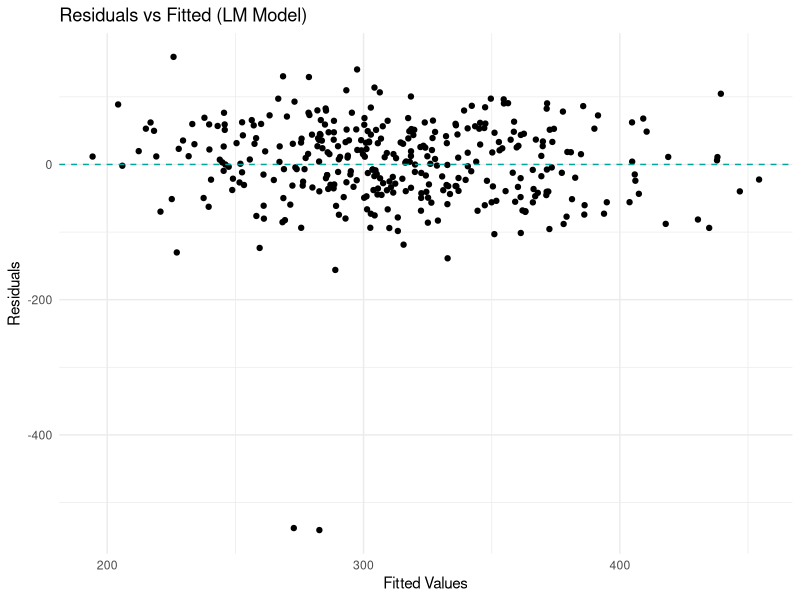
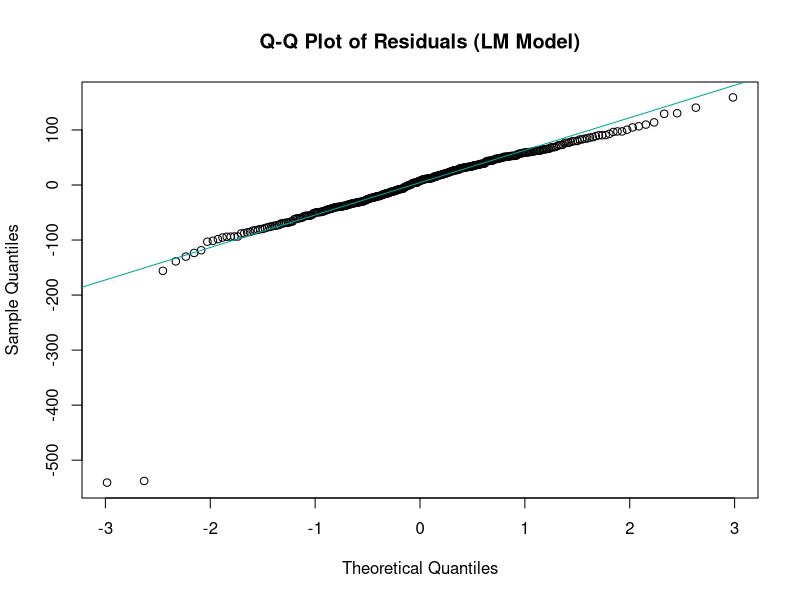
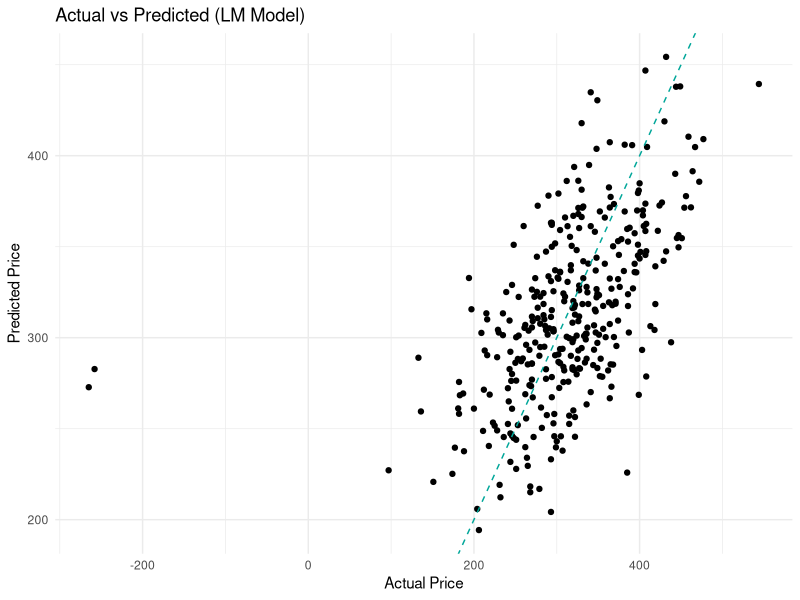

Recreate these plots in R, in order.
## ---- chunk 1
library(tidyverse)
## ---- chunk 2
airbnb_palette <- c("#FF5A5F", "#00A699", "#767676", "#484848", "#FFB400")

main_uncleaned_data <- read_csv("airbnb1.csv")

# Calculate the percentage of missing data for each column
missing_data <- main_uncleaned_data %>%
  summarise(across(everything(), ~ mean(is.na(.)) * 100)) %>%
  pivot_longer(cols = everything(), names_to = "Variable", values_to = "Missing_Percentage")
## ---- chunk 3
which(is.na(main_uncleaned_data))

col_missing <- colSums(is.na(main_uncleaned_data))

col_missing

dropped_na <- main_uncleaned_data %>% drop_na()

which(is.na(dropped_na)) # just checking if the cleaning worked or not

Q1 <- quantile(dropped_na$bedrooms, 0.25, na.rm = TRUE)
Q3 <- quantile(dropped_na$bedrooms, 0.75, na.rm = TRUE)
IQR <- Q3 - Q1

cleaned_airbnb_data <- dropped_na %>%
  filter(bedrooms >= (Q1 - 1.5 * IQR) & bedrooms <= (Q3 + 1.5 * IQR))

glimpse(cleaned_airbnb_data)
## ---- chunk 4
numeric_vars <- c("bathrooms", "bedrooms", "beds", "amenities_count", "minimum_nights", "maximum_nights", "number_of_reviews", "review_scores_rating", "price","availability_30","availability_60","availability_90","availability_365")

categorical_vars <- c("property_type", "room_type", "cancellation_policy", "instant_bookable")
## ---- chunk 5
for (var in categorical_vars) {
  # Create dummy variables using model.matrix() and remove intercept column
  dummy_vars <- model.matrix(as.formula(paste("~", var, "- 1")), data = cleaned_airbnb_data)
  
  # Append dummy variables to the original dataset
  cleaned_airbnb_data <- cbind(cleaned_airbnb_data, dummy_vars)
}

# Drop columns by selecting the ones not in categorical_vars
cleaned_airbnb_data <- cleaned_airbnb_data[, !(names(cleaned_airbnb_data) %in% categorical_vars)]

# 
# # View the updated dataset to verify the dummy variables
glimpse(cleaned_airbnb_data)

## ---- chunk 6
#splitting data
library(caret)
library(MASS)

set.seed(2)
trainIndex <- createDataPartition(cleaned_airbnb_data$price, p = 0.6, list = FALSE)
train <- cleaned_airbnb_data[trainIndex, ]
test <- cleaned_airbnb_data[-trainIndex, ]

colnames(train)[colnames(train) == "room_typeEntire home/apt"] <- "room_typeEntire_home/apt"
colnames(train)[colnames(train) == "property_typeBed & Breakfast"] <- "property_typeBed_&_Breakfast"

colnames(test)[colnames(test) == "room_typeEntire home/apt"] <- "room_typeEntire_home/apt"
colnames(test)[colnames(test) == "property_typeBed & Breakfast"] <- "property_typeBed_&_Breakfast"

## ---- chunk 7
#full model will all variables 

full_model <- lm(price ~ ., data = train)
summary(full_model)
## ---- chunk 8
# Check p-values from the model summary
summary(full_model)$coefficients

# Extract variable names with p-values < 0.05
significant_vars <- rownames(summary(full_model)$coefficients)[summary(full_model)$coefficients[, "Pr(>|t|)"] < 0.05]
print(significant_vars)

#making model 2 with only significant variables.

# Build the model using only the significant variables
linear_model_significant <- lm(price ~ accommodates + bathrooms + bedrooms + 
                               amenities_count + host_since + property_typeApartment +
                               `property_typeBed_&_Breakfast` + `room_typeEntire_home/apt`, 
                               data = train)

# Summarize the model to check the results
summary(linear_model_significant)

## ---- chunk 9
test_model <- lm(price ~ .-latitude-longitude-property_typeTownhouse-`room_typeEntire_home/apt`-cancellation_policystrict_14_with_grace_period-availability_30-availability_60-availability_90-availability_365-cancellation_policystrict-reviews_per_month-beds-property_typeCondominium-number_of_reviews-property_typeCastle-minimum_nights , data = train)
summary(test_model)
AIC(test_model)
## ---- chunk 10
# Load the necessary library
library(MASS)

# Start with a null model (intercept only)
null_model <- lm(price ~ 1, data = train)

# Define the full model (including all potential predictors)
full_model <- lm(price ~ ., data = train)

# Perform forward selection using step()
forward_model <- step(null_model, scope = list(lower = null_model, upper = full_model), direction = "forward")

# Summarize the model obtained through forward selection
summary(forward_model)

# Calculate AIC for the forward-selected model
AIC(forward_model)

## ---- chunk 11
# Perform backward selection using step()
backward_model <- step(full_model, direction = "backward")

# Summarize the model obtained through backward selection
summary(backward_model)

# Calculate AIC for the backward-selected model
AIC(backward_model)

## ---- chunk 12
# Load required libraries
library(leaps)

# Perform exhaustive selection using regsubsets
exhaustive_model <- regsubsets(price ~ .,
                               data = train,
                               nbest = 1,           # Find the best model for each subset size
                               method = "exhaustive")

# Get a summary of the exhaustive search results
summary_exhaustive <- summary(exhaustive_model)

# Get the index of the model with the best Adjusted R-squared
best_adjr2 <- which.max(summary_exhaustive$adjr2)

# Extract the model with the best Adjusted R-squared
best_adjr2_model <- summary_exhaustive$which[best_adjr2, ]

# Get predictor names from the model with best Adjusted R-squared
selected_predictors <- names(best_adjr2_model)[best_adjr2_model][-1]  # Remove intercept

# Refit the model using the selected predictors
formula_str <- paste("price ~", paste(selected_predictors, collapse = " + "))
best_model_exhaustive <- lm(as.formula(formula_str), data = train)

# Calculate and print AIC for the best model based on Adjusted R-squared
best_model_aic_exhaustive <- AIC(best_model_exhaustive)
cat("AIC of the best model based on Adjusted R-squared:", best_model_aic_exhaustive, "\n")

summary(best_model_exhaustive)

## ---- chunk 13
summary_forward <- summary(forward_model)             # Forward selection model
summary_backward <- summary(backward_model)           # Backward selection model
summary_test <- summary(test_model)                   # Original test model

# Extract Adjusted R-squared from each summary
adjusted_r2_forward <- summary_forward$adj.r.squared
adjusted_r2_backward <- summary_backward$adj.r.squared
adjusted_r2_test <- summary_test$adj.r.squared

# Print the Adjusted R-squared values for all models
cat("Adjusted R-squared of Forward Model:", adjusted_r2_forward, "\n")
cat("Adjusted R-squared of Backward Model:", adjusted_r2_backward, "\n")
cat("Adjusted R-squared of Exhaustive Best Model:", max(summary_exhaustive$adjr2), "\n")
cat("Adjusted R-squared of Original Best Model:", adjusted_r2_test, "\n")

# Extract and print AIC for each model
aic_forward <- AIC(forward_model)
aic_backward <- AIC(backward_model)
aic_test <- AIC(test_model)

cat("AIC of Forward Model:", aic_forward, "\n")
cat("AIC of Backward Model:", aic_backward, "\n")
cat("AIC of Exhaustive Best Model:", best_model_aic_exhaustive, "\n")
cat("AIC of Original Best Model:", aic_test, "\n")

## ---- chunk 14
# Predict on the testing set using each model
predictions_forward <- predict(forward_model, newdata = test)
predictions_backward <- predict(backward_model, newdata = test)
predictions_test <- predict(test_model, newdata = test)
predictions_exhaustive <- predict(best_model_exhaustive, newdata = test)

# Load necessary package for accuracy metrics
library(Metrics)

# Calculate RMSE and R-squared for each model

# Forward Model
rmse_forward <- rmse(test$price, predictions_forward)
r2_forward <- cor(test$price, predictions_forward)^2

# Backward Model
rmse_backward <- rmse(test$price, predictions_backward)
r2_backward <- cor(test$price, predictions_backward)^2

# Original Test Model
rmse_test <- rmse(test$price, predictions_test)
r2_test <- cor(test$price, predictions_test)^2

# Exhaustive Best Model
rmse_exhaustive <- rmse(test$price, predictions_exhaustive)
r2_exhaustive <- cor(test$price, predictions_exhaustive)^2

# Print out RMSE and R-squared values for all models
cat("RMSE of Forward Model:", rmse_forward, "\n")
cat("R-squared of Forward Model:", r2_forward, "\n")

cat("RMSE of Backward Model:", rmse_backward, "\n")
cat("R-squared of Backward Model:", r2_backward, "\n")

cat("RMSE of Original Test Model:", rmse_test, "\n")
cat("R-squared of Original Test Model:", r2_test, "\n")

cat("RMSE of Exhaustive Best Model:", rmse_exhaustive, "\n")
cat("R-squared of Exhaustive Best Model:", r2_exhaustive, "\n")

## ---- chunk 15
# Set up cross-validation control
train_control <- trainControl(method = "cv", number = 10) # 10-fold cross-validation
## ---- chunk 16
# Run KNN with cross-validation
set.seed(2)
knn_model <- train(price ~ .,
                   data = train,
                   method = "knn",
                   trControl = train_control,
                   preProcess = c("center", "scale"), # Standardize the data
                   tuneLength = 10) # Tune the number of neighbors

# Summarize KNN model
print(knn_model)

# Make predictions on the test set
knn_predictions <- predict(knn_model, newdata = test)

# Evaluate performance on the test set
knn_rmse <- RMSE(knn_predictions, test$price)
cat("KNN RMSE:", knn_rmse, "\n")

## ---- chunk 17
summary(knn_model)
## ---- chunk 18
# Run KNN with cross-validation (selected variables)
set.seed(2)
knn_model_sv <- train(price ~ amenities_count + accommodates + bedrooms + 
                        bathrooms + `property_typeBed_&_Breakfast` + `room_typeEntire_home/apt` + 
                        property_typeHouse + host_since + property_typeCondominium + 
                        property_typeTownhouse + maximum_nights + extra_people + 
                        cancellation_policystrict ,
                   data = train,
                   method = "knn",
                   trControl = train_control,
                   preProcess = c("center", "scale"), # Standardize the data
                   tuneLength = 10) # Tune the number of neighbors

# Summarize KNN model
print(knn_model_sv)

# Make predictions on the test set
knn_predictions_sv <- predict(knn_model_sv, newdata = test)

# Evaluate performance on the test set
knn_rmse_sv <- RMSE(knn_predictions_sv, test$price)
cat("KNN RMSE (with selced variables:", knn_rmse_sv, "\n")

## ---- chunk 19
# Run Linear Regression with cross-validation
set.seed(2)
lm_model <- train(price ~ amenities_count + accommodates + bedrooms + 
    bathrooms + `property_typeBed_&_Breakfast` + `room_typeEntire_home/apt` + 
    property_typeHouse + host_since + property_typeCondominium + 
    property_typeTownhouse + maximum_nights + extra_people + 
    cancellation_policystrict,
                  data = train,
                  method = "lm",
                  trControl = train_control)

# Summarize Linear Regression model
print(lm_model)

# Make predictions on the test set
lm_predictions <- predict(lm_model, newdata = test)

# Evaluate performance on the test set
lm_rmse <- RMSE(lm_predictions, test$price)
cat("Linear Regression RMSE:", lm_rmse, "\n")

## ---- chunk 20
summary(lm_model) 

# Print out the RMSE values for comparison
cat("KNN RMSE:", knn_rmse, "\n")
cat("KNN RMSE(with selected variables):", knn_rmse_sv, "\n")
cat("Linear Regression RMSE:", lm_rmse, "\n")

## ---- chunk 21
# Calculate residuals for each model
residuals_knn <- test$price - knn_predictions
residuals_knn_sv <- test$price - knn_predictions_sv
residuals_lm <- test$price - lm_predictions
## ---- chunk 22
# Load required library
library(ggplot2)

# Residual vs. Fitted plot for LM Model
ggplot(data = NULL, aes(x = lm_predictions, y = residuals_lm)) +
  geom_point() +
  geom_hline(yintercept = 0, linetype = "dashed", color = "#00A699") +
  labs(title = "Residuals vs Fitted (LM Model)", x = "Fitted Values", y = "Residuals") +
  theme_minimal()
## ---- chunk 23
# Q-Q Plot for LM Model residuals
qqnorm(residuals_lm, main = "Q-Q Plot of Residuals (LM Model)")
qqline(residuals_lm, col = "#00A699")
## ---- chunk 24
# Actual vs Predicted for LM Model
ggplot(data = NULL, aes(x = test$price, y = lm_predictions)) +
  geom_point() +
  geom_abline(intercept = 0, slope = 1, linetype = "dashed", color = "#00A699") +
  labs(title = "Actual vs Predicted (LM Model)", x = "Actual Price", y = "Predicted Price") +
  theme_minimal()
